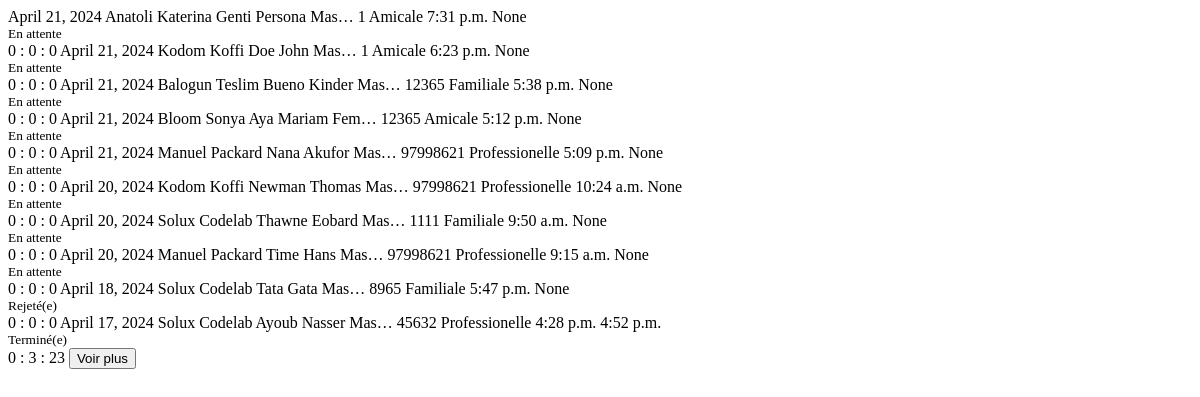
The app's page /visits/table/, older data.
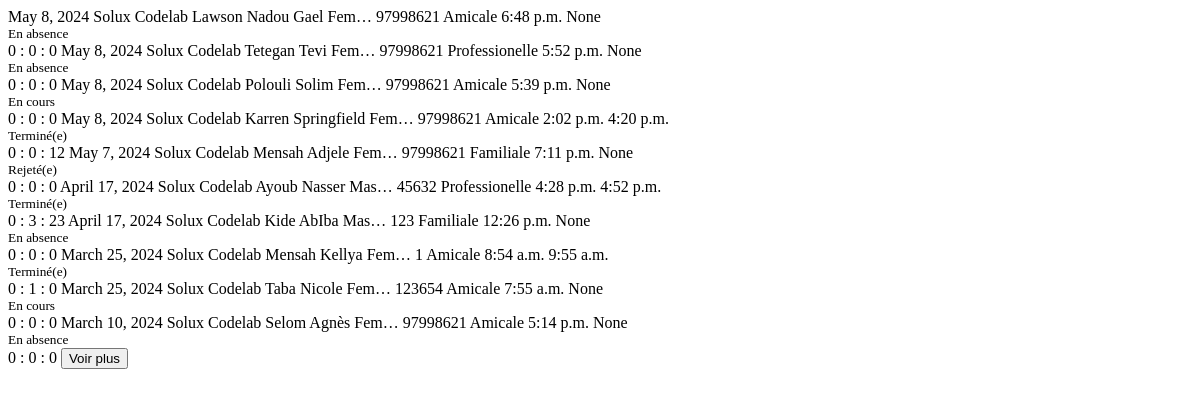
The same page, newer data.
### base/models.py (models this page shows, shortened)
class Visit(models.Model):
    host = models.ForeignKey(CustomUser, on_delete=models.CASCADE)
    first_name = models.CharField(max_length=255)
    last_name = models.CharField(max_length=255)
    sex = models.CharField(max_length=50, choices=genders)
    phone = models.CharField(max_length=255, blank=True, null=True)
    observations = models.TextField(blank=True, null=True)
    email = models.EmailField(max_length=255, null=True, blank=True)
    context = models.CharField(max_length=50, choices=context_types)
    nationality = models.CharField(
        max_length=255, default='', null=True, blank=True)
    date = models.DateField(default=date.today)
    arrived_at = models.TimeField(default=timezone.now)
    started_at = models.TimeField(blank=True, null=True)
    ended_at = models.TimeField(blank=True, null=True)
    departed_at = models.TimeField(null=True, blank=True)
    id_document = models.CharField(max_length=50, choices=id_types)
    id_number = models.CharField(max_length=50)
    is_accepted = models.BooleanField(default=False)
    is_rejected = models.BooleanField(default=False)
    is_missed = models.BooleanField(default=False)
    is_finished = models.BooleanField(default=False)
    status = models.ForeignKey(Status, default=1, on_delete=models.CASCADE)
    signature = models.ImageField(
        upload_to='signatures/', null=True, blank=True)

### accounts/models.py (models this page shows, shortened)
class CustomUser(AbstractBaseUser, PermissionsMixin):
    email = models.EmailField(db_index=True, unique=True, max_length=255)
    username = models.CharField(
        max_length=255, unique=True, blank=True, null=True)
    first_name = models.CharField(max_length=255)
    last_name = models.CharField(max_length=255)
    address = models.CharField(max_length=255, blank=True, null=True)
    phone = models.CharField(max_length=20, unique=True, blank=True, null=True)
    role = models.ForeignKey(
        Role, on_delete=models.CASCADE, blank=True, null=True,)
    image = models.ImageField(blank=True, null=True, upload_to='users')
    is_active = models.BooleanField(default=True)
    is_staff = models.BooleanField(default=False)
    is_superuser = models.BooleanField(default=False)
    objects = CustomUserManager()
    USERNAME_FIELD = 'email'
    REQUIRED_FIELDS = []

### base/views.py (the view)
# urls.py: path('visits/table/', visits_table, name='visits_table'),
def visits_table(req):
    user = req.user
    visits = Visit.objects.all().order_by('-date', '-arrived_at')
    objects = paginate_objects(req, visits)
    context = {'objects': objects}
    return render(req, 'base/partials/visits/table.html', context)

### base/views.py (called while the page is built)
def paginate_objects(req, obj_list, obj_count=10):
    paginator = Paginator(obj_list, obj_count)
    page_number = req.GET.get('page', 1)
    objects = paginator.get_page(page_number)
    return objects

### base/templates/base/partials/visits/table.html (shortened to what this page needs)
{% load base_tags %}
{% if not objects %}
<tr
  class="p-4 flex-col justify-center items-center text-center text-black mx-auto"
>
  <td colspan="8" class="text-center">
    <i class="mt-4 fa-solid fa-folder-open text-gray-300 text-7xl"></i>
    <p
      class="mt-2 mb-4 px-4 py-2 w-fit bg-gray-200 rounded-lg text-sm text-center mx-auto"
    >
      Aucune visite disponible
    </p>
  </td>
</tr>
{% else %}
{% for obj in objects %}
<tr
  class="text-gray-600 border text-sm hover:bg-white hover:text-black transition-all duration-50"
>
  <td class="p-3">{{obj.date}}</td>
  <td class="p-3">{{obj.host.last_name}} {{obj.host.first_name}}</td>
  <td class="p-3">{{obj.last_name}}</td>
  <td class="p-3">{{obj.first_name}}</td>
  <td class="p-3">{{obj.get_sex_display|truncatechars:4}}</td>
  <td class="p-3">{{obj.phone}}</td>
  <td class="p-3">{{obj.get_context_display}}</td>
  <td class="p-3">{{obj.arrived_at}}</td>
  <td class="p-3">{{obj.departed_at}}</td>
  <td class=" text-center">{% include 'base/components/status_badge.html' %}</td>
  {% with duration=obj.id|get_visit_duration %}
  <td class="p-3">{{ duration.days }} : {{ duration.hours }} : {{ duration.minutes }}</td>
  {% endwith %}
</tr>
{% endfor %}
{% if objects.has_next %}
<tr class="load_more_visits bg-white">
  <td colspan="12" class="text-center">
    <button
      hx-get="{% url 'visits_table' %}?page={{objects.next_page_number}}"
      hx-target=".load_more_visits"
      hx-swap="outerHTML"
      class="w-fit my-4 px-4 py-2 text-sm text-black border border-purple-400 bg-purple-100 hover:bg-purple-300 rounded-lg transition duration-200 ease-in"
    >
      Voir plus
    </button>
  </td>
</tr>
{% endif %}
{% endif %}

### base/templates/base/components/status_badge.html (shortened to what this page needs)
{% if not curr_obj %}
<div class="obj_status{{obj.id}} text-black text:xs lg:text-xs">
  {% if obj.status.id == 1 %}
  <span class="px-3 py-1 bg-purple-200 rounded-md group">
    <small class="hidden group-hover:inline ml-2 text-[0.7rem]">
      En attente
    </small>
  </span>
  {% elif obj.status.id == 2 %}
  <span class="px-3 py-1 bg-amber-200 rounded-md group">
    <small class="hidden group-hover:inline ml-2 text-[0.7rem]">
      En cours
    </small>
  </span>
  {% elif obj.status.id == 3 %}
  <span class="px-3 py-1 bg-green-200 rounded-md group">
    <small class="hidden group-hover:inline ml-2 text-[0.7rem]">
      Terminé(e)
    </small>
  </span>
  {% elif obj.status.id == 4 %}
  <span class="px-3 py-1 bg-red-200 rounded-md group">
    <small class="hidden group-hover:inline ml-2 text-[0.7rem]">
      En absence
    </small>
  </span>
  {% else %}
  <span class="px-3 py-1 bg-sky-200 rounded-md group">
    <small class="hidden group-hover:inline ml-2 text-[0.7rem]">
      Rejeté(e)
    </small>
  </span>
  {% endif %}
</div>
{% endif %}

Row changes from the older to the newer data that the page shows:
removed Visit: date "April 21, 2024", host.last_name "Anatoli", host.first_name "Katerina", last_name "Genti", first_name "Persona", sex "Mas…", phone "1", context "Amicale", arrived_at "7:31 p.m.", departed_at "None", shows "En attente", days "0", hours "0", minutes "0"
removed Visit: date "April 21, 2024", host.last_name "Kodom", host.first_name "Koffi", last_name "Doe", first_name "John", sex "Mas…", phone "1", context "Amicale", arrived_at "6:23 p.m.", departed_at "None", shows "En attente", days "0", hours "0", minutes "0"
removed Visit: date "April 21, 2024", host.last_name "Balogun", host.first_name "Teslim", last_name "Bueno", first_name "Kinder", sex "Mas…", phone "12365", context "Familiale", arrived_at "5:38 p.m.", departed_at "None", shows "En attente", days "0", hours "0", minutes "0"
removed Visit: date "April 21, 2024", host.last_name "Bloom", host.first_name "Sonya", last_name "Aya", first_name "Mariam", sex "Fem…", phone "12365", context "Amicale", arrived_at "5:12 p.m.", departed_at "None", shows "En attente", days "0", hours "0", minutes "0"
removed Visit: date "April 21, 2024", host.last_name "Manuel", host.first_name "Packard", last_name "Nana", first_name "Akufor", sex "Mas…", phone "97998621", context "Professionelle", arrived_at "5:09 p.m.", departed_at "None", shows "En attente", days "0", hours "0", minutes "0"
removed Visit: date "April 20, 2024", host.last_name "Kodom", host.first_name "Koffi", last_name "Newman", first_name "Thomas", sex "Mas…", phone "97998621", context "Professionelle", arrived_at "10:24 a.m.", departed_at "None", shows "En attente", days "0", hours "0", minutes "0"
removed Visit: date "April 20, 2024", host.last_name "Solux", host.first_name "Codelab", last_name "Thawne", first_name "Eobard", sex "Mas…", phone "1111", context "Familiale", arrived_at "9:50 a.m.", departed_at "None", shows "En attente", days "0", hours "0", minutes "0"
removed Visit: date "April 20, 2024", host.last_name "Manuel", host.first_name "Packard", last_name "Time", first_name "Hans", sex "Mas…", phone "97998621", context "Professionelle", arrived_at "9:15 a.m.", departed_at "None", shows "En attente", days "0", hours "0", minutes "0"
removed Visit: date "April 18, 2024", host.last_name "Solux", host.first_name "Codelab", last_name "Tata", first_name "Gata", sex "Mas…", phone "8965", context "Familiale", arrived_at "5:47 p.m.", departed_at "None", shows "Rejeté(e)", days "0", hours "0", minutes "0"
added Visit: date "May 8, 2024", host.last_name "Solux", host.first_name "Codelab", last_name "Lawson", first_name "Nadou Gael", sex "Fem…", phone "97998621", context "Amicale", arrived_at "6:48 p.m.", departed_at "None", shows "En absence", days "0", hours "0", minutes "0"
added Visit: date "May 8, 2024", host.last_name "Solux", host.first_name "Codelab", last_name "Tetegan", first_name "Tevi", sex "Fem…", phone "97998621", context "Professionelle", arrived_at "5:52 p.m.", departed_at "None", shows "En absence", days "0", hours "0", minutes "0"
added Visit: date "May 8, 2024", host.last_name "Solux", host.first_name "Codelab", last_name "Polouli", first_name "Solim", sex "Fem…", phone "97998621", context "Amicale", arrived_at "5:39 p.m.", departed_at "None", shows "En cours", days "0", hours "0", minutes "0"
added Visit: date "May 8, 2024", host.last_name "Solux", host.first_name "Codelab", last_name "Karren", first_name "Springfield", sex "Fem…", phone "97998621", context "Amicale", arrived_at "2:02 p.m.", departed_at "4:20 p.m.", shows "Terminé(e)", days "0", hours "0", minutes "12"
added Visit: date "May 7, 2024", host.last_name "Solux", host.first_name "Codelab", last_name "Mensah", first_name "Adjele", sex "Fem…", phone "97998621", context "Familiale", arrived_at "7:11 p.m.", departed_at "None", shows "Rejeté(e)", days "0", hours "0", minutes "0"
now on this page (row unchanged): Visit: date "April 17, 2024", host.last_name "Solux", host.first_name "Codelab", last_name "Kide", first_name "AbIba", sex "Mas…", phone "123", context "Familiale", arrived_at "12:26 p.m.", departed_at "None", shows "En absence", days "0", hours "0", minutes "0"
now on this page (row unchanged): Visit: date "March 25, 2024", host.last_name "Solux", host.first_name "Codelab", last_name "Mensah", first_name "Kellya", sex "Fem…", phone "1", context "Amicale", arrived_at "8:54 a.m.", departed_at "9:55 a.m.", shows "Terminé(e)", days "0", hours "1", minutes "0"
now on this page (row unchanged): Visit: date "March 25, 2024", host.last_name "Solux", host.first_name "Codelab", last_name "Taba", first_name "Nicole", sex "Fem…", phone "123654", context "Amicale", arrived_at "7:55 a.m.", departed_at "None", shows "En cours", days "0", hours "0", minutes "0"
now on this page (row unchanged): Visit: date "March 10, 2024", host.last_name "Solux", host.first_name "Codelab", last_name "Selom", first_name "Agnès", sex "Fem…", phone "97998621", context "Amicale", arrived_at "5:14 p.m.", departed_at "None", shows "En absence", days "0", hours "0", minutes "0"
